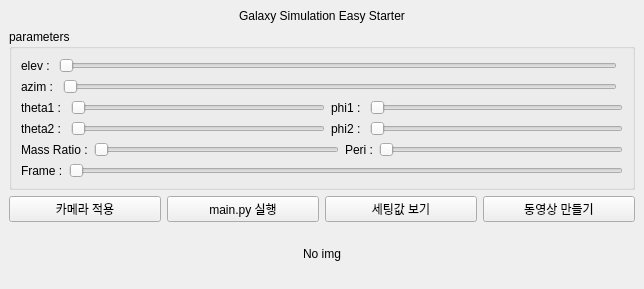
<?xml version="1.0" encoding="UTF-8"?>
<ui version="4.0">
 <class>easyStarter</class>
 <widget class="QMainWindow" name="easyStarter">
  <property name="geometry">
   <rect>
    <x>0</x>
    <y>0</y>
    <width>644</width>
    <height>289</height>
   </rect>
  </property>
  <property name="windowTitle">
   <string>Easy Starter</string>
  </property>
  <widget class="QWidget" name="centralwidget">
   <layout class="QGridLayout" name="gridLayout_2">
    <item row="0" column="0">
     <widget class="QLabel" name="label_title">
      <property name="sizePolicy">
       <sizepolicy hsizetype="Minimum" vsizetype="Fixed">
        <horstretch>0</horstretch>
        <verstretch>0</verstretch>
       </sizepolicy>
      </property>
      <property name="text">
       <string>Galaxy Simulation Easy Starter</string>
      </property>
      <property name="alignment">
       <set>Qt::AlignCenter</set>
      </property>
     </widget>
    </item>
    <item row="1" column="0">
     <widget class="QGroupBox" name="parameters">
      <property name="title">
       <string>parameters</string>
      </property>
      <layout class="QGridLayout" name="gridLayout">
       <item row="0" column="0">
        <layout class="QVBoxLayout" name="angle_box">
         <item>
          <layout class="QHBoxLayout" name="horizontalLayout">
           <item>
            <widget class="QLabel" name="elev_label">
             <property name="text">
              <string>elev : </string>
             </property>
            </widget>
           </item>
           <item>
            <widget class="QSlider" name="elev_slider">
             <property name="maximum">
              <number>3600</number>
             </property>
             <property name="orientation">
              <enum>Qt::Horizontal</enum>
             </property>
            </widget>
           </item>
          </layout>
         </item>
         <item>
          <layout class="QHBoxLayout" name="horizontalLayout_2">
           <item>
            <widget class="QLabel" name="azim_label">
             <property name="text">
              <string>azim : </string>
             </property>
            </widget>
           </item>
           <item>
            <widget class="QSlider" name="azim_slider">
             <property name="maximum">
              <number>3600</number>
             </property>
             <property name="orientation">
              <enum>Qt::Horizontal</enum>
             </property>
            </widget>
           </item>
          </layout>
         </item>
        </layout>
       </item>
       <item row="4" column="0" colspan="2">
        <layout class="QHBoxLayout" name="frame_number_box">
         <item>
          <widget class="QLabel" name="frame_number_label">
           <property name="sizePolicy">
            <sizepolicy hsizetype="Fixed" vsizetype="Minimum">
             <horstretch>0</horstretch>
             <verstretch>0</verstretch>
            </sizepolicy>
           </property>
           <property name="text">
            <string>Frame :</string>
           </property>
          </widget>
         </item>
         <item>
          <widget class="QSlider" name="frame_number_slider">
           <property name="maximum">
            <number>1000</number>
           </property>
           <property name="orientation">
            <enum>Qt::Horizontal</enum>
           </property>
          </widget>
         </item>
        </layout>
       </item>
       <item row="2" column="0" colspan="2">
        <layout class="QHBoxLayout" name="G2">
         <property name="sizeConstraint">
          <enum>QLayout::SetDefaultConstraint</enum>
         </property>
         <item>
          <widget class="QLabel" name="theta2_label">
           <property name="text">
            <string>theta2 : </string>
           </property>
          </widget>
         </item>
         <item>
          <widget class="QSlider" name="theta2_slider">
           <property name="maximum">
            <number>1800</number>
           </property>
           <property name="orientation">
            <enum>Qt::Horizontal</enum>
           </property>
          </widget>
         </item>
         <item>
          <widget class="QLabel" name="phi2_label">
           <property name="sizePolicy">
            <sizepolicy hsizetype="Fixed" vsizetype="Minimum">
             <horstretch>0</horstretch>
             <verstretch>0</verstretch>
            </sizepolicy>
           </property>
           <property name="text">
            <string>phi2 : </string>
           </property>
          </widget>
         </item>
         <item>
          <widget class="QSlider" name="phi2_slider">
           <property name="maximum">
            <number>3600</number>
           </property>
           <property name="orientation">
            <enum>Qt::Horizontal</enum>
           </property>
          </widget>
         </item>
        </layout>
       </item>
       <item row="3" column="0" colspan="2">
        <layout class="QHBoxLayout" name="Others">
         <item>
          <widget class="QLabel" name="mratio_label">
           <property name="sizePolicy">
            <sizepolicy hsizetype="Fixed" vsizetype="Minimum">
             <horstretch>0</horstretch>
             <verstretch>0</verstretch>
            </sizepolicy>
           </property>
           <property name="text">
            <string>Mass Ratio :</string>
           </property>
          </widget>
         </item>
         <item>
          <widget class="QSlider" name="mratio_slider">
           <property name="maximum">
            <number>100</number>
           </property>
           <property name="orientation">
            <enum>Qt::Horizontal</enum>
           </property>
          </widget>
         </item>
         <item>
          <widget class="QLabel" name="peri_label">
           <property name="text">
            <string>Peri :</string>
           </property>
          </widget>
         </item>
         <item>
          <widget class="QSlider" name="peri_slider">
           <property name="maximum">
            <number>500</number>
           </property>
           <property name="orientation">
            <enum>Qt::Horizontal</enum>
           </property>
          </widget>
         </item>
        </layout>
       </item>
       <item row="1" column="0" colspan="2">
        <layout class="QHBoxLayout" name="G1">
         <property name="topMargin">
          <number>0</number>
         </property>
         <item>
          <widget class="QLabel" name="theta1_label">
           <property name="sizePolicy">
            <sizepolicy hsizetype="Fixed" vsizetype="Minimum">
             <horstretch>0</horstretch>
             <verstretch>0</verstretch>
            </sizepolicy>
           </property>
           <property name="text">
            <string>theta1 : </string>
           </property>
          </widget>
         </item>
         <item>
          <widget class="QSlider" name="theta1_slider">
           <property name="maximum">
            <number>1800</number>
           </property>
           <property name="orientation">
            <enum>Qt::Horizontal</enum>
           </property>
          </widget>
         </item>
         <item>
          <widget class="QLabel" name="phi1_label">
           <property name="sizePolicy">
            <sizepolicy hsizetype="Fixed" vsizetype="Minimum">
             <horstretch>0</horstretch>
             <verstretch>0</verstretch>
            </sizepolicy>
           </property>
           <property name="text">
            <string>phi1 : </string>
           </property>
          </widget>
         </item>
         <item>
          <widget class="QSlider" name="phi1_slider">
           <property name="maximum">
            <number>3600</number>
           </property>
           <property name="orientation">
            <enum>Qt::Horizontal</enum>
           </property>
          </widget>
         </item>
        </layout>
       </item>
      </layout>
     </widget>
    </item>
    <item row="4" column="0">
     <layout class="QHBoxLayout" name="img_horizon">
      <item>
       <widget class="QLabel" name="img_label">
        <property name="enabled">
         <bool>true</bool>
        </property>
        <property name="lineWidth">
         <number>5</number>
        </property>
        <property name="text">
         <string>No img</string>
        </property>
        <property name="alignment">
         <set>Qt::AlignCenter</set>
        </property>
       </widget>
      </item>
     </layout>
    </item>
    <item row="3" column="0">
     <layout class="QHBoxLayout" name="button_horizon_2">
      <item>
       <widget class="QPushButton" name="camera_btn">
        <property name="text">
         <string>카메라 적용</string>
        </property>
       </widget>
      </item>
      <item>
       <widget class="QPushButton" name="main_btn">
        <property name="text">
         <string>main.py 실행</string>
        </property>
       </widget>
      </item>
      <item>
       <widget class="QPushButton" name="start_btn">
        <property name="text">
         <string>세팅값 보기</string>
        </property>
       </widget>
      </item>
      <item>
       <widget class="QPushButton" name="movie_btn">
        <property name="text">
         <string>동영상 만들기</string>
        </property>
       </widget>
      </item>
     </layout>
    </item>
   </layout>
  </widget>
  <action name="action">
   <property name="text">
    <string>고급 설정</string>
   </property>
  </action>
  <action name="action_2">
   <property name="text">
    <string>도움말</string>
   </property>
  </action>
 </widget>
 <resources/>
 <connections/>
</ui>
